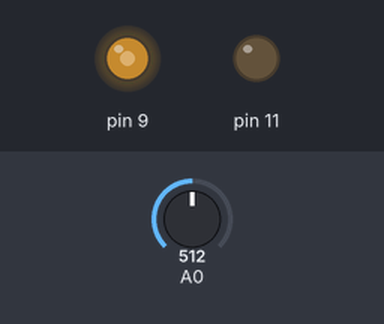
This sketch was run on a simulated Arduino Uno, built with avr-gcc and run on an emulated ATmega328P. On the bench: output pins drawn as LEDs (lit = HIGH). Inputs (shaded band) come from the test bench; at power-on: A0 = 512.

Above: at 1.2 s.
1.3 s: A0 set to 716
At 2.1 s:
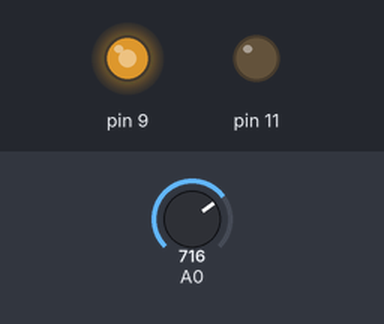
2.8 s: A0 set to 900
At 3.5 s:
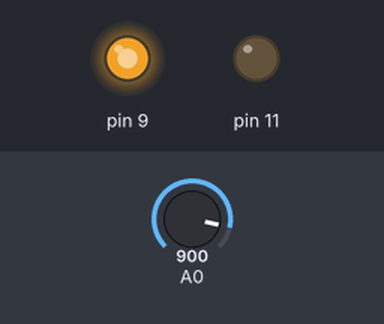
4.3 s: A0 set to 122
At 4.9 s:
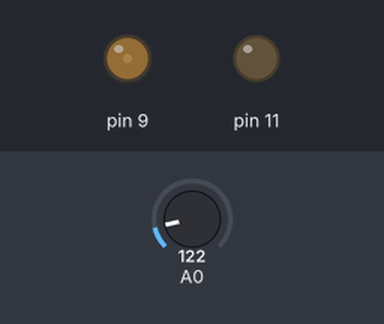
5.8 s: A0 set to 0
At 6.2 s:
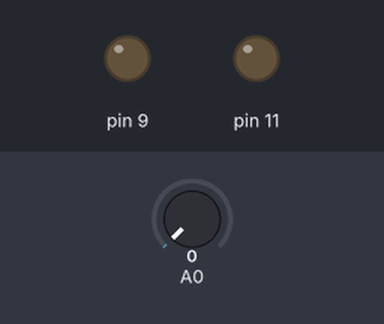
Timing chart, 0 to 8.3 s (numbered marks = the images above; inputs shaded):
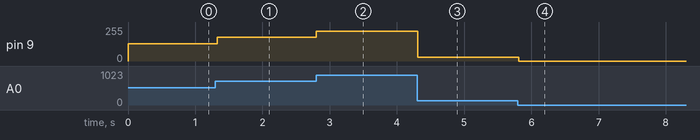

The sketch:

simpleAnalogIn.ino
```cpp
void setup() {
  // initialize digital pin LED_BUILTIN as an output.
  pinMode(9, OUTPUT);
  pinMode(11, OUTPUT);
}

// the loop function runs over and over again forever
void loop() {
  int reading = analogRead(0);
  int readingScaled = reading / 4;
  analogWrite(9, readingScaled);
  delay(30);
}
```

Measured:
- after the input at 1.3 s, pin 9: 128/255 → 179/255 at once
- after the input at 2.8 s, pin 9: 179/255 → 225/255 at once
- after the input at 4.3 s, pin 9: 225/255 → 30/255 at once
- after the input at 5.8 s, pin 9: 30/255 → 0/255 at once
